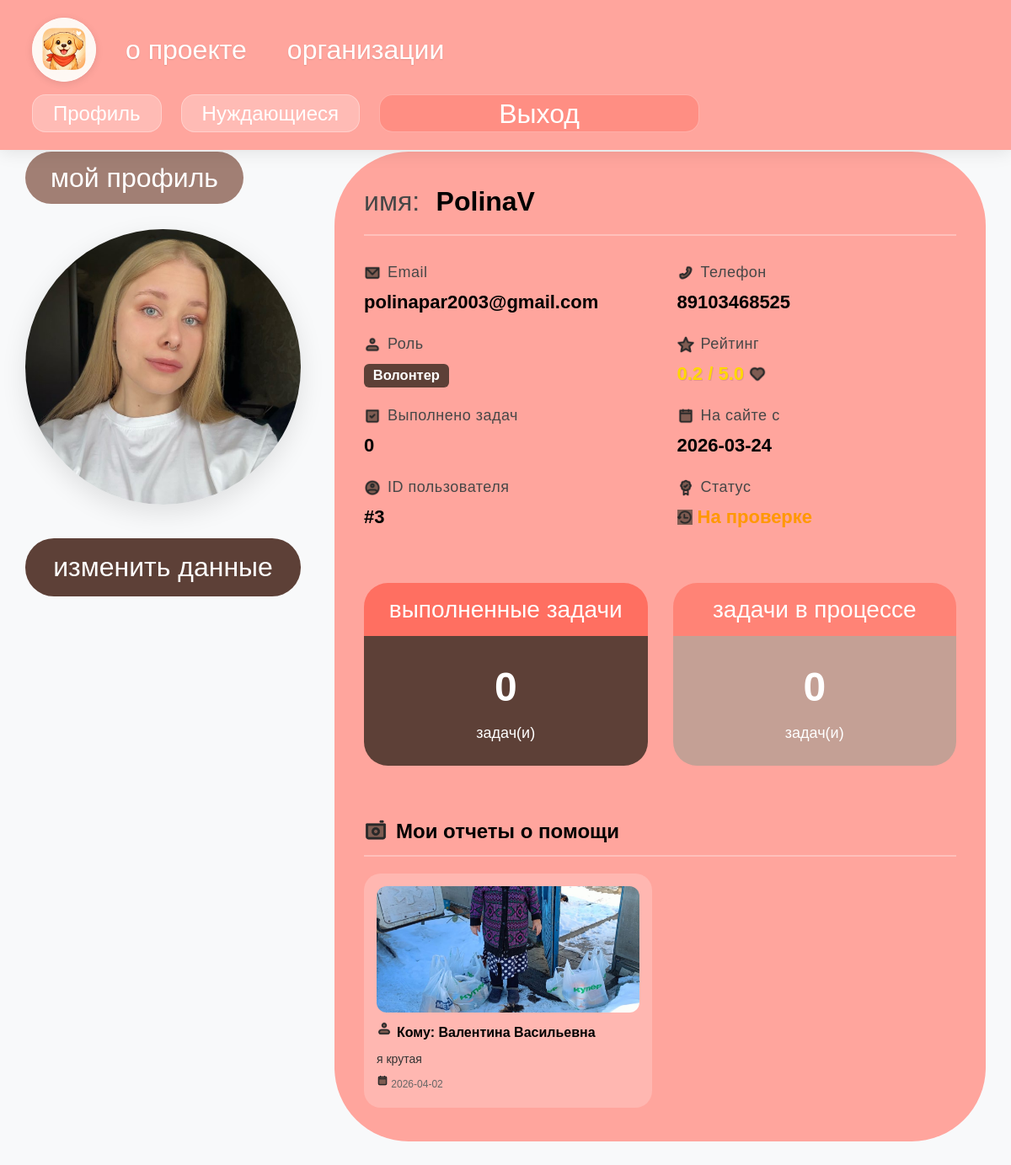
/dashboard (signed in), run on an earlier commit of the app's database.
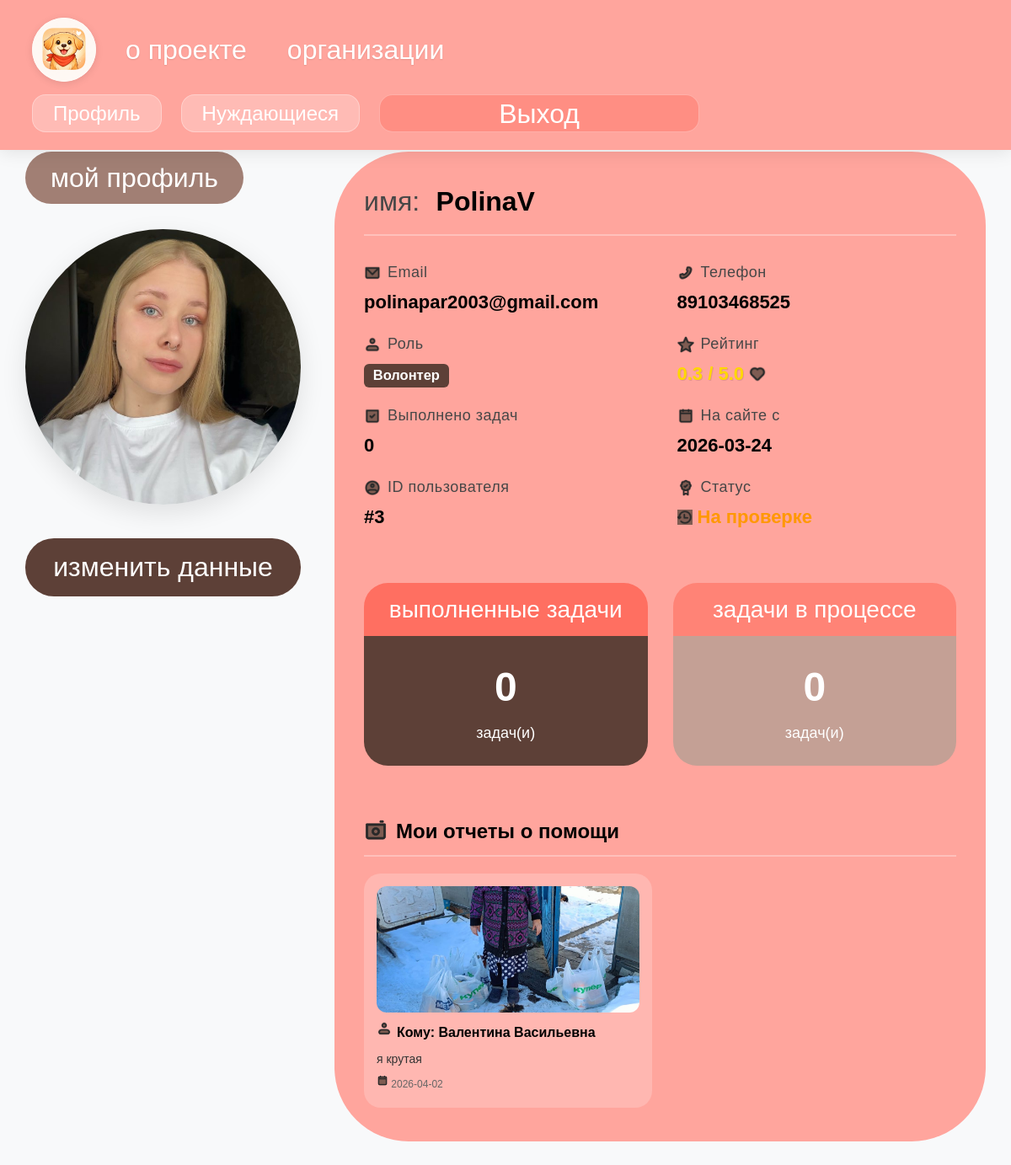
And on a later commit of the database.
### tables this page shows
CREATE TABLE users (id INTEGER PRIMARY KEY AUTOINCREMENT UNIQUE NOT NULL, name TEXT NOT NULL, email TEXT UNIQUE NOT NULL, password TEXT UNIQUE NOT NULL, photo TEXT, role TEXT NOT NULL, is_verified INTEGER DEFAULT (0), rating REAL DEFAULT (0), completed_tasks INTEGER DEFAULT (0), organization_name TEXT, organization_description TEXT, created_at TEXT, last_login TEXT, phone TEXT UNIQUE);

### app.py (the view, shortened to what this page needs)
@app.route('/dashboard')
def dashboard():
    if 'user_id' not in session:
        return redirect(url_for('login'))
    with sqlite3.connect(DB_NAME) as conn:
        c = conn.cursor()
        c.execute('''SELECT id, name, email, phone, role, photo, rating, completed_tasks,
                            created_at, is_verified, organization_description
                     FROM users WHERE id = ?''', (session['user_id'],))
        user_data = c.fetchone()
        if not user_data:
            session.clear()
            return redirect(url_for('login'))
        user = {
            'id': user_data[0],
            'name': user_data[1],
            'email': user_data[2],
            'phone': user_data[3],
            'role': user_data[4],
            'photo': user_data[5],
            'rating': user_data[6],
            'completed_tasks': user_data[7],
            'created_at': user_data[8],
            'is_verified': user_data[9],
            'organization_description': user_data[10]
        }
        c.execute("SELECT name FROM sqlite_master WHERE type='table' AND name='notifications'")
        has_notifications = c.fetchone() is not None
        c.execute("PRAGMA table_info(needies)")
        needies_columns = [col[1] for col in c.fetchall()]
        has_collection_status = 'collection_status' in needies_columns
        has_report_created = 'report_created' in needies_columns
        if user['role'] == 'organization':
            if has_collection_status:
                c.execute('''SELECT id, name, photo, funds_collected, goal,
                                    collection_status, help_info
                             FROM needies
                             WHERE organization_id = ?
                             AND status = 'approved'
                             AND is_active = 1
                             AND collection_status = 'active'
                             ORDER BY created_at DESC''', (session['user_id'],))
            else:
                c.execute('''SELECT id, name, photo, funds_collected, goal,
                                    'active' as collection_status, help_info
                             FROM needies
                             WHERE organization_id = ?
                             AND status = 'approved'
                             AND is_active = 1
                             ORDER BY created_at DESC''', (session['user_id'],))
            active_collections = c.fetchall()
            if has_collection_status and has_report_created:
                c.execute('''SELECT id, name, photo, funds_collected, goal,
                                    completed_date
                             FROM needies
                             WHERE organization_id = ?
                             AND collection_status = 'completed'
                             AND (report_created = 0 OR report_created IS NULL)
                             ORDER BY completed_date DESC''', (session['user_id'],))
            else:
                c.execute('''SELECT id, name, photo, funds_collected, goal,
                                    created_at as completed_date
                             FROM needies
                             WHERE organization_id = ?
                             AND funds_collected >= goal
                             AND goal > 0
                             ORDER BY created_at DESC''', (session['user_id'],))
            pending_reports = c.fetchall()
            c.execute('''SELECT r.id, r.text, r.photo, r.created_at,
                                r.status, n.name as needy_name, n.id as needy_id
                         FROM reports r
                         JOIN needies n ON r.needy_id = n.id
                         WHERE r.user_id = ?
                         ORDER BY r.created_at DESC
                         LIMIT 10''', (session['user_id'],))
            reports_data = c.fetchall()
            c.execute('''SELECT
                            COUNT(*) as total_needies,
                            COALESCE(SUM(funds_collected), 0) as total_raised,
                            COUNT(CASE WHEN funds_collected >= goal AND goal > 0 THEN 1 END) as completed_collections
                         FROM needies
                         WHERE organization_id = ?''', (session['user_id'],))
            stats = c.fetchone()
            reports = []
            for r in reports_data:
                reports.append({
                    'id': r[0],
                    'text': r[1],
                    'photo': r[2],
                    'created_at': r[3],
                    'status': r[4],
                    'needy_name': r[5],
                    'needy_id': r[6]
                })
            return render_template('dashboard_organization.html',
                                   user=user,
                                   active_collections=active_collections,
                                   pending_reports=pending_reports,
                                   reports=reports,
                                   stats=stats,
                                   has_notifications=has_notifications)
        else:
            c.execute('''SELECT r.text, r.photo, r.created_at, n.name as needy_name
                         FROM reports r
                         JOIN needies n ON n.id = r.needy_id
                         WHERE r.user_id = ?
                         ORDER BY r.created_at DESC
                         LIMIT 10''', (session['user_id'],))
            reports_data = c.fetchall()
            reports = []
            for r in reports_data:
                reports.append({
                    'text': r[0],
                    'photo': r[1],
                    'created_at': r[2],
                    'needy_name': r[3]
                })
            c.execute('''SELECT id, title, description, status
                         FROM help_tasks
                         WHERE assigned_to = ? AND status IN ('pending', 'in_progress')
                         ORDER BY created_at DESC
                         LIMIT 5''', (session['user_id'],))
            tasks_data = c.fetchall()
            active_tasks = []
            in_progress_count = 0
            completed_tasks_count = user['completed_tasks'] or 0
            user_rating = user['rating'] or 0
            is_verified = user['is_verified'] or 0
            c.execute('''SELECT d.amount, d.created_at, n.name as needy_name, n.id as needy_id
                         FROM donations d
                         JOIN needies n ON d.needy_id = n.id
                         WHERE d.user_id = ?
                         ORDER BY d.created_at DESC
                         LIMIT 5''', (session['user_id'],))
            donations_data = c.fetchall()
            donations = []
            for d in donations_data:
                donations.append({
                    'amount': d[0],
                    'created_at': d[1],
                    'needy_name': d[2],
                    'needy_id': d[3]
                })
            unread_notifications = 0
            if has_notifications:
                c.execute('''SELECT COUNT(*) FROM notifications
                             WHERE user_id = ? AND is_read = 0''', (session['user_id'],))
                unread_notifications = c.fetchone()[0]
            return render_template('dashboard.html',
                                   user_id=user['id'],
                                   user_name=user['name'],
                                   user_email=user['email'],
                                   user_phone=user['phone'],
                                   user_role=user['role'],
                                   user_photo=user['photo'],
                                   user_rating=user_rating,
                                   completed_tasks=completed_tasks_count,
                                   in_progress_tasks=in_progress_count,
                                   created_at=user['created_at'],
                                   is_verified=is_verified,
                                   organization_description=user['organization_description'],
                                   reports=reports,
                                   active_tasks=active_tasks,
                                   donations=donations,
                                   unread_notifications=unread_notifications)

### templates/dashboard.html (shortened to what the changed rows need)
{% extends "layout.html" %}
{% block content %}
<div class="profile-page">
    <div class="profile-container">
        <div class="profile-flex">
            <div class="profile-right">
                <div class="info-block">
                    <div class="user-name-header">
                        <span class="user-name-label">имя:</span>
                        <span class="user-name">{{ user_name }}</span>
                    </div>
                    <div class="info-grid">
                        <div class="info-item">
                            <span class="info-label"><img src="static/Email.png" alt="email"> Email</span>
                            <span class="info-value">{{ user_email }}</span>
                        </div>
                        <div class="info-item">
                            <span class="info-label"><img src="static/Phone.png" alt="phone"> Телефон</span>
                            <span class="info-value">{{ user_phone or 'Не указан' }}</span>
                        </div>
                        <div class="info-item">
                            <span class="info-label"><img src="static/Star.png" alt="rating"> Рейтинг</span>
                            <span class="info-value rating">
                                {{ "%.1f"|format(user_rating) }} / 5.0
                                {% if user_rating >= 4.5 %}
                                    <img src="static/Star.png" alt="star">
                                {% elif user_rating >= 3.5 %}
                                    <img src="static/Like.png" alt="thumbs_up">
                                {% elif user_rating > 0 %}
                                    <img src="static/Heart.png" alt="muscle">
                                {% endif %}
                            </span>
                        </div>
                        <div class="info-item">
                            <span class="info-label"><img src="static/Calendar.png" alt="calendar"> На сайте с</span>
                            <span class="info-value">{{ created_at[:10] if created_at else 'Недавно' }}</span>
                        </div>
                    </div>
                </div>
            </div>
        </div>
    </div>
</div>
{% endblock %}

What changed in the data, as far as the page shows it:
changed users "PolinaV": rating "0.2" → "0.3"
